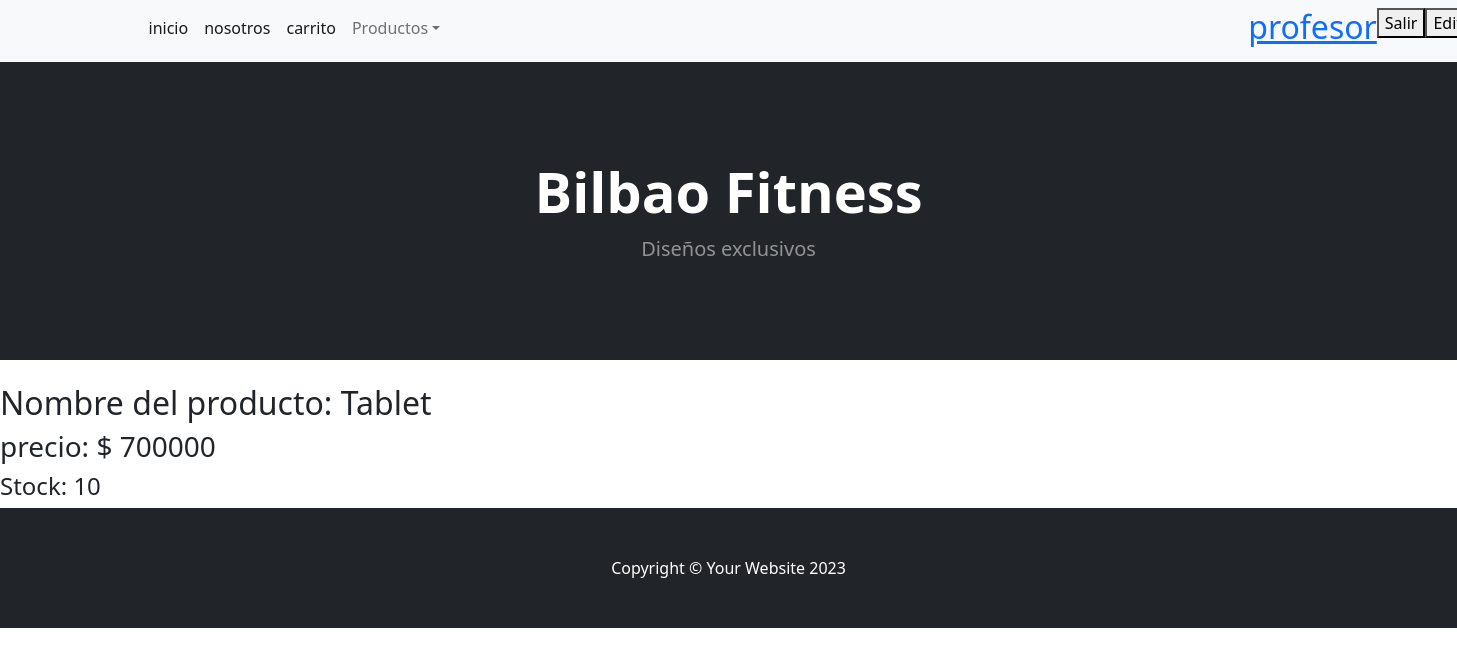
Screenshot of /AppBilbao/detailProducto/28 (signed in) with the database file from the repository.
### AppBilbao/models.py (models this page shows, shortened)
class Productos(models.Model):
    denominacion=models.CharField(max_length=40)
    stock= models.IntegerField()
    precio= models.IntegerField()
    imagen = models.ImageField()

### AppBilbao/views.py (the view)
# urls.py: path('detailProducto/<int:id>', views.detailProducto, name='detailProducto'),
def detailProducto (request, id):
    producto = Productos.objects.get(id=id)
    return render (request, "AppBilbao/productodetail.html", {"producto":producto})

### AppBilbao/templates/AppBilbao/productodetail.html (shortened to what this page needs)
{% extends "AppBilbao/padre.html"%}
{% load static %}
{% block contenidoQueCambia%}
<h2>Nombre del producto: {{producto.denominacion}}</h2>
<h3>precio: $ {{producto.precio}}</h3>
<h4>Stock: {{producto.stock}}</h4>
{% endblock%}

### AppBilbao/templates/AppBilbao/padre.html (shortened to what this page needs)
<!DOCTYPE html>
<html lang="en">
    <head>
        <link href="https://cdn.jsdelivr.net/npm/bootstrap-icons@1.5.0/font/bootstrap-icons.css" rel="stylesheet" />
        {% load static %}
        <link href="{% static 'css/styles.css'%}" rel="stylesheet" />
    </head>
    <body>
        <nav class="navbar navbar-expand-lg navbar-light bg-light">
            <div class="container px-4 px-lg-5">
                <ul class="navbar-nav me-auto mb-2 mb-lg-0 ms-lg-4" style="display: flex;">
                    <li class="nav-item"><a class="nav-link active" aria-current="page" href="{% url 'inicio' %}">inicio</a></li>
                    <li class="nav-item"><a class="nav-link active" aria-current="page" href="{% url 'nosotros' %}">nosotros</a></li>
                    <li class="nav-item"><a class="nav-link active" aria-current="page" href="{% url 'carrito' %}">carrito</a></li>
                        <li class="nav-item dropdown">
                            <a class="nav-link dropdown-toggle" id="navbarDropdown" href="#" role="button" data-bs-toggle="dropdown" aria-expanded="false">Productos</a>
                        </li>
                        {% if user.is_authenticated %}
                        <a href="{% url 'perfil' %}"><h2 style="margin-left: 50rem;">{{user.username}}</h2></a>
                        <form method="POST" action="{% url 'logout' %}">{% csrf_token %}
                            <button type="submit"> Salir </button>
                        </form>
                        <form method="GET" action="{% url 'editarPerfil' %}">{% csrf_token %}
                            <button type="submit"> Editar </button>
                        </form>
                        {% else %}
                        <li style="margin-left: 50rem;" class="nav-item"><a class="nav-link active" aria-current="page" href="{% url 'perfil' %}">perfil</a>
                            <button><a href="{% url 'login' %}">Ingresar</a></button>
                            <button><a href="{% url 'register' %}">Registrarse</a></button>
                        </li>
                        {% endif %}
                </ul>
            </div>
        </nav>
        <header class="bg-dark py-5">
            <div class="container px-4 px-lg-5 my-5">
                <div class="text-center text-white">
                    <h1 class="display-4 fw-bolder">Bilbao Fitness</h1>
                    <p class="lead fw-normal text-white-50 mb-0">Diseños exclusivos</p>
                </div>
            </div>
        </header>
        {% block contenidoQueCambia%}
        {% endblock%}
        <footer class="py-5 bg-dark">
            <div class="container"><p class="m-0 text-center text-white">Copyright &copy; Your Website 2023</p></div>
        </footer>
    </body>
</html>

### rows the page displays
Productos: denominacion "Tablet", precio "700000", stock "10"

### other values shown
{{ user.username }} "profesor"
